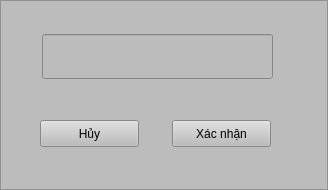
<?xml version="1.0" encoding="UTF-8"?>
<ui version="4.0">
 <class>Frame</class>
 <widget class="QFrame" name="Frame">
  <property name="geometry">
   <rect>
    <x>0</x>
    <y>0</y>
    <width>328</width>
    <height>190</height>
   </rect>
  </property>
  <property name="windowTitle">
   <string>Frame</string>
  </property>
  <property name="styleSheet">
   <string notr="true">background-color: rgb(188, 188, 188);</string>
  </property>
  <property name="frameShape">
   <enum>QFrame::StyledPanel</enum>
  </property>
  <property name="frameShadow">
   <enum>QFrame::Raised</enum>
  </property>
  <widget class="QLineEdit" name="lineEdit_inputNumber">
   <property name="geometry">
    <rect>
     <x>42</x>
     <y>34</y>
     <width>231</width>
     <height>45</height>
    </rect>
   </property>
  </widget>
  <widget class="QPushButton" name="pushbutton_exit">
   <property name="geometry">
    <rect>
     <x>40</x>
     <y>120</y>
     <width>99</width>
     <height>27</height>
    </rect>
   </property>
   <property name="text">
    <string>Hủy</string>
   </property>
  </widget>
  <widget class="QPushButton" name="pushButtonEnter">
   <property name="geometry">
    <rect>
     <x>172</x>
     <y>120</y>
     <width>99</width>
     <height>27</height>
    </rect>
   </property>
   <property name="text">
    <string>Xác nhận</string>
   </property>
  </widget>
 </widget>
 <resources/>
 <connections/>
</ui>
